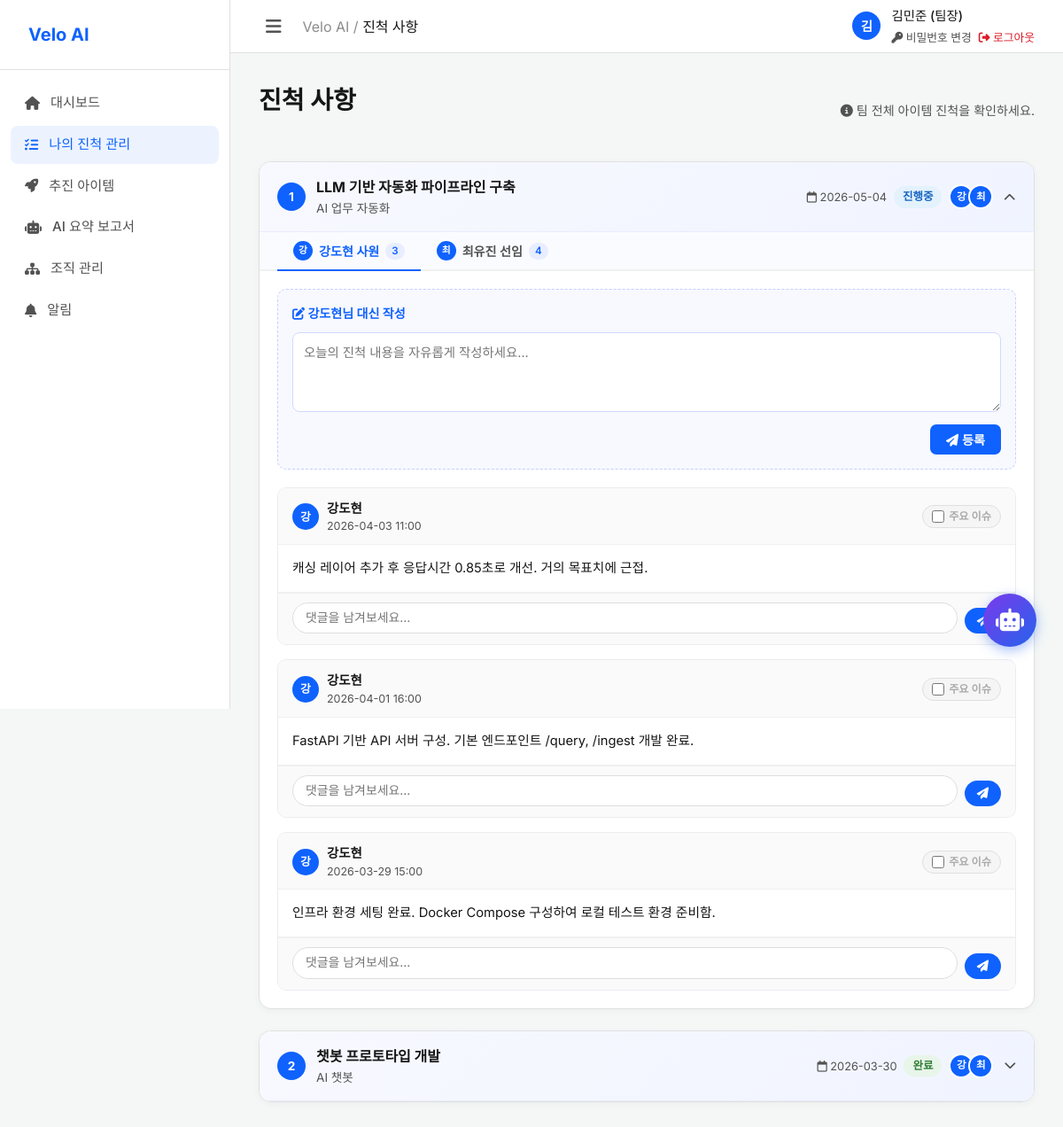
/progress (signed in), run on the app's committed database.
### tables this page shows
CREATE TABLE items (
    id INTEGER PRIMARY KEY AUTOINCREMENT,
    team_id INTEGER NOT NULL,
    title TEXT NOT NULL,
    subtitle TEXT,
    description TEXT,
    status TEXT NOT NULL DEFAULT '계획',
    due_date TEXT,
    created_by TEXT,
    created_at TIMESTAMP DEFAULT CURRENT_TIMESTAMP, extra_note TEXT DEFAULT "",
    FOREIGN KEY (team_id) REFERENCES teams (id)
);

CREATE TABLE item_members (
    id INTEGER PRIMARY KEY AUTOINCREMENT,
    item_id INTEGER NOT NULL,
    member_id INTEGER,
    name TEXT NOT NULL,
    position TEXT,
    email TEXT,
    FOREIGN KEY (item_id) REFERENCES items (id)
);

CREATE TABLE progress_logs (
    id INTEGER PRIMARY KEY AUTOINCREMENT,
    item_id INTEGER NOT NULL,
    member_email TEXT NOT NULL,
    member_name TEXT NOT NULL,
    content TEXT NOT NULL,
    created_at TIMESTAMP DEFAULT CURRENT_TIMESTAMP, updated_at TEXT, is_flagged INTEGER DEFAULT 0,
    FOREIGN KEY (item_id) REFERENCES items (id)
);

### app.py (the view, shortened to what this page needs)
@app.route('/progress')
@login_required
def progress():
    conn = get_db_connection()
    role = session.get('role')
    email = session.get('email')
    if role == '팀장':
        team = conn.execute('SELECT * FROM teams WHERE leader_email = ?', (email,)).fetchone()
        if team:
            item_members = conn.execute(
                '''SELECT im.*, i.title, i.subtitle, i.status, i.due_date, i.team_id
                   FROM item_members im
                   JOIN items i ON im.item_id = i.id
                   JOIN teams t ON i.team_id = t.id
                   WHERE t.id = ?
                   ORDER BY i.id, im.name''', (team['id'],)
            ).fetchall()
        else:
            item_members = []
    items_map = {}
    for im in item_members:
        iid = im['item_id']
        if iid not in items_map:
            items_map[iid] = {
                'item_id': iid,
                'title': im['title'],
                'subtitle': im['subtitle'] if 'subtitle' in im.keys() else '',
                'status': im['status'],
                'due_date': im['due_date'] if im['due_date'] else '',
                'team_id':   im['team_id'] if 'team_id' in im.keys() else None,
                'team_name': im['team_name'] if 'team_name' in im.keys() else '',
                'assignees': [],   # 배정 팀원들
                'logs_by_member': {}  # email → [logs]
            }
        assignee = {
            'im_id': im['id'],
            'name': im['name'],
            'position': im['position'],
            'email': im['email']
        }
        if assignee not in items_map[iid]['assignees']:
            items_map[iid]['assignees'].append(assignee)
    for iid, data in items_map.items():
        logs = conn.execute(
            'SELECT * FROM progress_logs WHERE item_id = ? ORDER BY created_at DESC', (iid,)
        ).fetchall()
        for log in logs:
            mem_email = log['member_email']
            if mem_email not in data['logs_by_member']:
                data['logs_by_member'][mem_email] = []
            top_comments = conn.execute(
                'SELECT * FROM comments WHERE progress_id = ? AND parent_id IS NULL ORDER BY created_at ASC',
                (log['id'],)
            ).fetchall()
            comment_tree = []
            for c in top_comments:
                replies = conn.execute(
                    'SELECT * FROM comments WHERE parent_id = ? ORDER BY created_at ASC', (c['id'],)
                ).fetchall()
                comment_tree.append({'comment': dict(c), 'replies': [dict(r) for r in replies]})
            log_dict = dict(log)
            log_dict['is_flagged'] = log.get('is_flagged', 0) if hasattr(log, 'get') else (log['is_flagged'] if 'is_flagged' in log.keys() else 0)
            data['logs_by_member'][mem_email].append({
                'log': log_dict,
                'comment_tree': comment_tree
            })
    conn.close()
    return render_template('progress.html', title='진척 사항',
                           items_map=items_map, role=role, user_email=email,
                           user_name=session.get('name'))

### app.py (called while the page is built)
def login_required(f):
    @wraps(f)
    def decorated_function(*args, **kwargs):
        if 'user_id' not in session:
            return redirect(url_for('login'))
        return f(*args, **kwargs)
    return decorated_function

### db.py (called while the page is built)
def get_db_connection():
    conn = sqlite3.connect(DB_PATH)
    conn.row_factory = sqlite3.Row
    return conn

### templates/progress.html (shortened to what this page needs)
{% extends "base.html" %}
{% block content %}
<div class="progress-header">
    <h1 class="page-title">진척 사항</h1>
    <div style="font-size: 0.88rem; color: var(--text-secondary);">
        <i class="fa-solid fa-circle-info"></i>
        {% if role == '팀원' %}내게 배정된 아이템의 진척을 기록하세요.{% elif role == '팀장' %}팀 전체 아이템 진척을 확인하세요.{% else %}소속 팀 전체 진척을 확인하세요.{% endif %}
    </div>
</div>
{% if items_map %}
{% set ns = namespace(idx=0, current_team='') %}
{% for iid, data in items_map.items() %}
{% set ns.idx = loop.index %}
{% set ns.idx = loop.index %}
<div class="item-block">
    <div class="item-block-header" onclick="toggleItem('{{ iid }}')">
        <div class="item-title-row">
            <div class="item-number">{{ loop.index }}</div>
            <div class="item-heading">
                <div class="item-main">{{ data.title }}</div>
                {% if data.subtitle %}
                <div class="item-sub">{{ data.subtitle }}</div>
                {% endif %}
            </div>
        </div>
        <div class="item-meta-pills">
            {% if data.due_date %}
            <span class="due-pill"><i class="fa-regular fa-calendar"></i> {{ data.due_date }}</span>
            {% endif %}
            <span class="status-badge status-{{ data.status }}">{{ data.status }}</span>
            <div class="assignee-avatars">
                {% for a in data.assignees[:5] %}
                <div class="assignee-avatar" title="{{ a.name }} {{ a.position }}">{{ a.name[0] }}</div>
                {% endfor %}
            </div>
            <i class="fa-solid fa-chevron-down" id="chevron-{{ iid }}" style="color:var(--text-secondary);font-size:0.85rem;transition:transform 0.2s;margin-left:4px;"></i>
        </div>
    </div>
    <div class="item-block-body" id="body-{{ iid }}">
        <div class="member-tabs" id="tabs-{{ iid }}">
            {% for assignee in data.assignees %}
            {% set log_count = data.logs_by_member.get(assignee.email, [])|length %}
            <div class="member-tab {% if loop.first %}active{% endif %}"
                 onclick="switchTab('{{ iid }}', '{{ assignee.email|replace('@','_')|replace('.','_') }}', this)">
                <div class="tab-avatar">{{ assignee.name[0] }}</div>
                {{ assignee.name }} {{ assignee.position }}
                {% if log_count > 0 %}
                <span class="tab-log-count">{{ log_count }}</span>
                {% endif %}
            </div>
            {% endfor %}
        </div>
        {% for assignee in data.assignees %}
        {% set tab_key = assignee.email|replace('@','_')|replace('.','_') %}
        {% set member_logs = data.logs_by_member.get(assignee.email, []) %}
        <div class="member-panel {% if loop.first %}active{% endif %}" id="panel-{{ iid }}-{{ tab_key }}">
            {% if user_email == assignee.email or role == '팀장' %}
            <div class="write-box">
                <div class="write-box-header"><i class="fa-solid fa-pen-to-square"></i>
                    {% if user_email == assignee.email %}진척사항 작성{% else %}{{ assignee.name }}님 대신 작성{% endif %}
                </div>
                <form method="POST" action="/api/add-progress">
                    <textarea name="content" class="write-textarea"
                              placeholder="오늘의 진척 내용을 자유롭게 작성하세요..."></textarea>
                    <div class="write-actions">
                        <button type="submit" class="submit-btn">
                            <i class="fa-solid fa-paper-plane"></i> 등록
                        </button>
                    </div>
                </form>
            </div>
            {% endif %}
            {% if member_logs %}
            <div class="logs-list">
                {% for entry in member_logs %}
                {% set log = entry.log %}
                {% set ctree = entry.comment_tree %}
                <div class="log-card {{ 'flagged' if log.is_flagged else '' }}" id="log-{{ log.id }}">
                    <div class="log-card-header">
                        <div class="log-author">
                            <div class="log-avatar">{{ log.member_name[0] }}</div>
                            <div>
                                <div class="log-author-name">{{ log.member_name }}</div>
                                <div class="log-date">{{ log.created_at[:16] }}</div>
                            </div>
                        </div>
                        <div class="log-action-btns">
                            <label class="flag-toggle {{ 'active' if log.is_flagged else '' }}" id="flag-label-{{ log.id }}" title="이 코멘트를 주요 이슈로 표시">
                                <input type="checkbox" {{ 'checked' if log.is_flagged else '' }}
                                       onchange="toggleFlag({{ log.id }})">
                                주요 이슈
                            </label>
                        </div>
                    </div>
                    <div class="log-content" id="log-content-{{ log.id }}">{{ log.content }}{% if log.updated_at %}<span class="edited-mark">(수정됨 {{ log.updated_at[:16] }})</span>{% endif %}</div>
                    <div class="comments-area">
                        <form method="POST" action="/api/add-comment" class="comment-form">
                            <textarea class="comment-input" name="content" placeholder="댓글을 남겨보세요..." rows="1"></textarea>
                            <button type="submit" class="comment-submit-btn"><i class="fa-solid fa-paper-plane"></i></button>
                        </form>
                    </div>
                </div>
                {% endfor %}
            </div>
            {% else %}
            <div class="empty-state">
                <i class="fa-solid fa-note-sticky"></i>
                <div style="font-weight:600;color:var(--text-primary);margin-bottom:6px;">아직 진척사항이 없습니다</div>
                <div style="font-size:0.88rem;">위 입력창에서 첫 번째 진척사항을 작성해보세요.</div>
            </div>
            {% endif %}
        </div>
        {% endfor %}
    </div>
</div>
{% endfor %}
{% endif %}
{% endblock %}

### static/index.css (style rules this page uses)
:root { --primary-color: #0f62fe; --primary-hover: #0353e9; --primary-rgb: 15, 98, 254; --bg-color: #f4f7f6; --sidebar-bg: #ffffff; --text-main: #161616; --text-primary: #161616; --text-secondary: #525252; --text-muted: #8d8d8d; --border-color: #e0e0e0; --card-bg: #ffffff; --hover-bg: #f0f4ff; --bg-secondary: #f4f4f4; --sidebar-width: 260px; --header-height: 60px; }
* { margin: 0; padding: 0; box-sizing: border-box; }
body { font-family: 'Inter', -apple-system, BlinkMacSystemFont, 'Segoe UI', Roboto, Helvetica, Arial, sans-serif; background-color: var(--bg-color); color: var(--text-main); line-height: 1.5; display: flex; min-height: 100vh; overflow-x: hidden; }
.page-title { font-size: 1.75rem; font-weight: 700; margin-bottom: 24px; color: var(--text-main); }
.status-badge { padding: 4px 10px; border-radius: 12px; font-size: 0.75rem; font-weight: 600; }

### data on the page
items: title "LLM 기반 자동화 파이프라인 구축", subtitle "AI 업무 자동화", due_date "2026-05-04", status "진행중"
item_members: name "강", name "강도현", position "사원", id "3"
item_members: name "최", name "최유진", position "선임", log_count "4"
progress_logs: member_name "강", member_name "강도현", created_at "2026-04-03 11:00", content "캐싱 레이어 추가 후 응답시간 0.85초로 개선. 거의 목표치에 근접."
progress_logs: member_name "강", member_name "강도현", created_at "2026-04-01 16:00", content "FastAPI 기반 API 서버 구성. 기본 엔드포인트 /query, /ingest 개발 완료."
progress_logs: member_name "강", member_name "강도현", created_at "2026-03-29 15:00", content "인프라 환경 세팅 완료. Docker Compose 구성하여 로컬 테스트 환경 준비함."
items: title "챗봇 프로토타입 개발", subtitle "AI 챗봇", due_date "2026-03-30", status "완료"
item_members: name "강"
item_members: name "최"

### other printed values
{{ title|default("대시보드") }} "진척 사항"
{{ session.name[0] }} "김"
{{ session.name }} "김민준"
{{ session.role }} "팀장"
